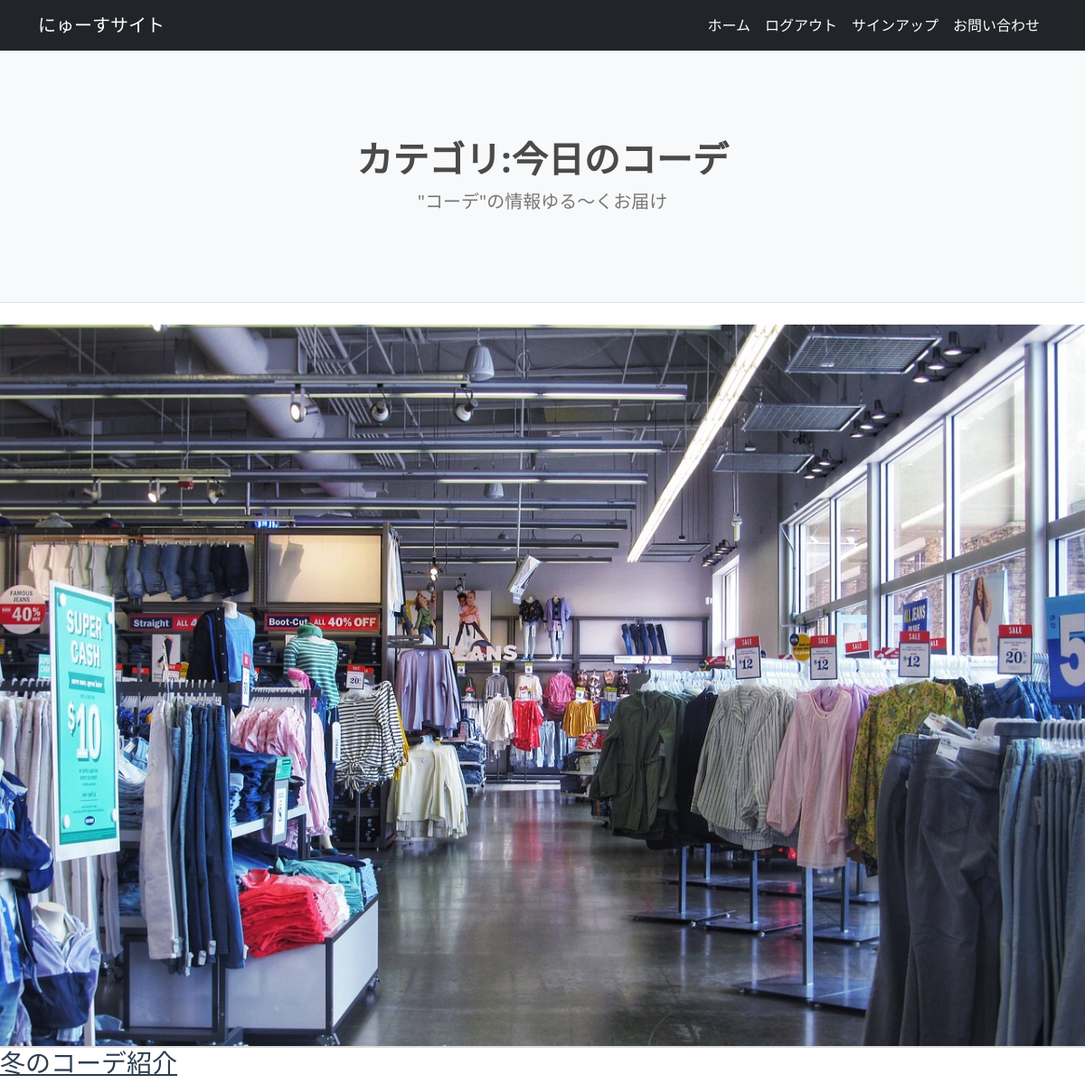
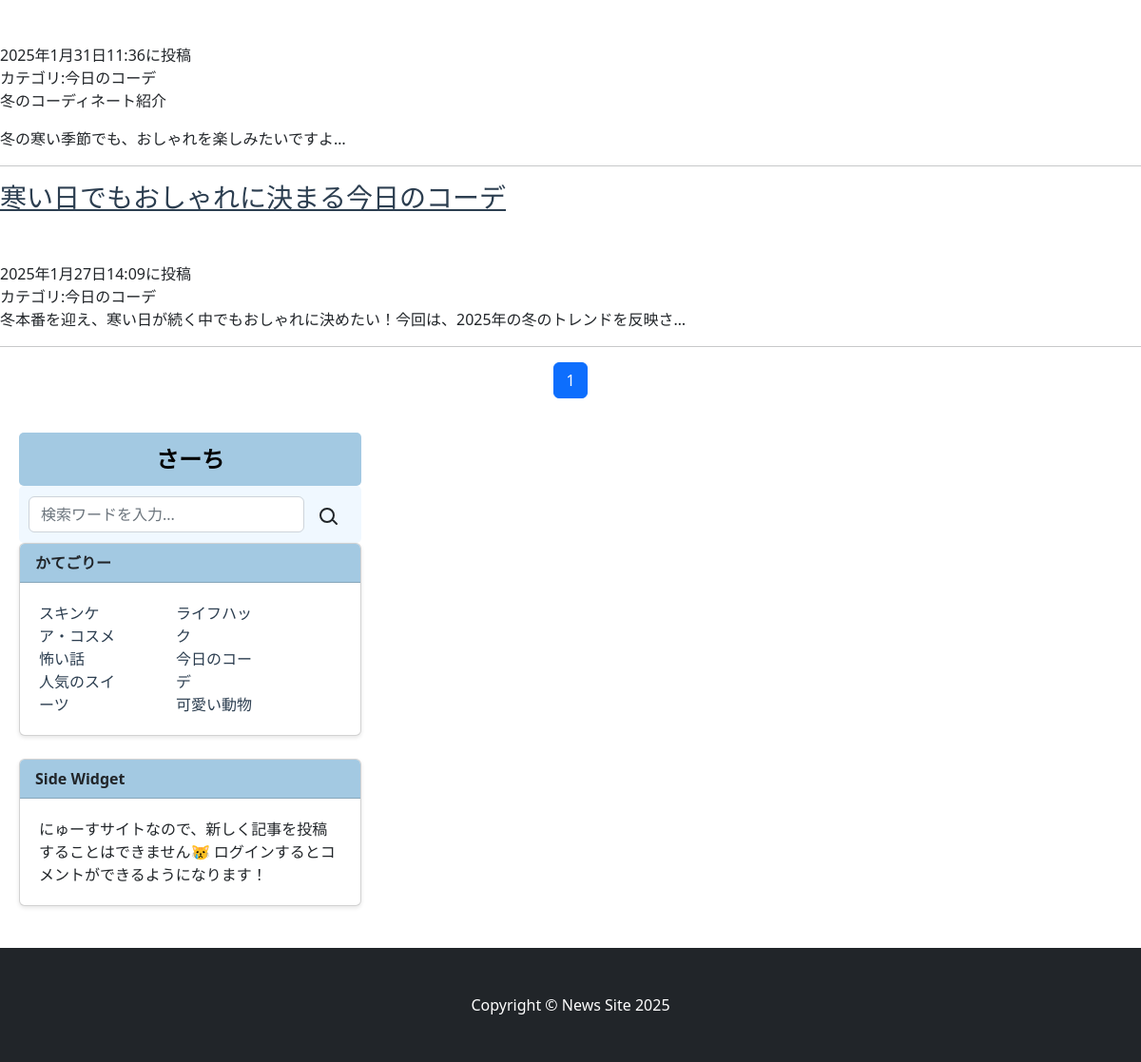
The page /coordination_list/ (signed in) on the database its author committed (2 pictures, top to bottom).
### newsapp2/models.py (models this page shows, shortened)
class NewsPost(models.Model):
    CATEGORY = (('スキンケア・コスメ','肌を愛でる毎日。注目のスキンケアとコスメをチェック'),
                ('怖い話','ゾクッとする恐怖体験、あなたの心を震わせる怪談'),
                ('人気のスイーツ','甘い幸せ、今食べたい人気スイーツをチェック！'),
                ('ライフハック','生活をもっと快適に！知って得するライフハック集'),
                ('今日のコーデ','今日のコーデで決まる！毎日のスタイルアイデア'),
                ('可愛い動物','癒される瞬間、可愛い動物たちの癒し動画＆写真')
                )
    title = models.CharField(
        max_length=100,
        verbose_name='タイトル')
    content = models.TextField(verbose_name='本文')
    posted_at = models.DateTimeField(
        auto_now_add=True,
        verbose_name='投稿日時')
    category = models.CharField(
        max_length=50,
        choices=CATEGORY,
        verbose_name='カテゴリ')
    likes = models.PositiveIntegerField(default=0)  # いいね数を保存するフィールド

### newsapp2/views.py (the view)
# urls.py: path('coordination_list/', views.CoordinationListView.as_view(), name='coordination_list'),
class CoordinationListView(ListView):
    template_name = 'coordination_list.html'
    model = NewsPost
    context_object_name = 'coordination_records'
    queryset = NewsPost.objects.filter(category='今日のコーデ').order_by('-posted_at')
    paginate_by=10

### newsapp2/templates/coordination_list.html (shortened to what this page needs)
{% extends 'base.html' %}
{% load static %}
{% block title %}カテゴリ:今日のコーデ{% endblock %}
{% block subtitle %}"コーデ"の情報ゆる～くお届け{% endblock %}
{% block content %}
<header class="masthead"
style="background-image: url({% static 'assets/img/store.jpg' %})"></header>
    {% for record in coordination_records %}
    <a href="{% url 'newsapp2:news_detail' record.pk %}">
        <div class="title">
            <h3><a href="{% url 'newsapp2:news_detail' record.pk %}">{{record.title}}</a></h3>
        </div>
        <br>
        <div class="time">{{record.posted_at}}に投稿</div>
        <div class="category">カテゴリ:{{record.category}}</div>
        <div class="content">{{record.content|truncatechars:50|safe}}</div>
        <hr>
    {% endfor %}
{% include 'pagination.html' %}
{% endblock %}

### rows shown on the page
NewsPost: title "冬のコーデ紹介", posted_at "2025年1月31日11:36", category "今日のコーデ", content "冬のコーディネート紹介 冬の寒い季節でも、おしゃれを楽しみたいですよ…"
NewsPost: title "寒い日でもおしゃれに決まる今日のコーデ", posted_at "2025年1月27日14:09", category "今日のコーデ", content "冬本番を迎え、寒い日が続く中でもおしゃれに決めたい！今回は、2025年の冬のトレンドを反映さ…"

### other values the page prints
{{ num }} "1"
